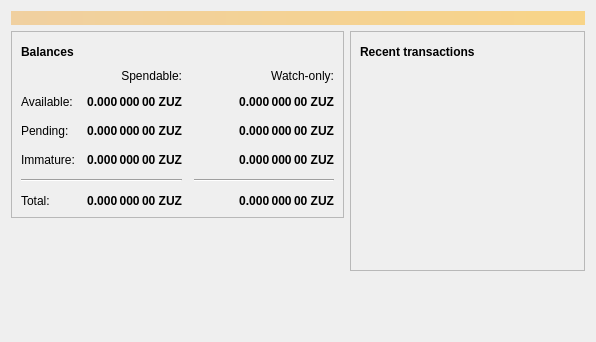
<?xml version="1.0" encoding="UTF-8"?>
<ui version="4.0">
 <class>OverviewPage</class>
 <widget class="QWidget" name="OverviewPage">
  <property name="geometry">
   <rect>
    <x>0</x>
    <y>0</y>
    <width>596</width>
    <height>342</height>
   </rect>
  </property>
  <property name="windowTitle">
   <string>Form</string>
  </property>
  <layout class="QVBoxLayout" name="topLayout">
   <item>
    <widget class="QLabel" name="labelAlerts">
     <property name="visible">
      <bool>false</bool>
     </property>
     <property name="styleSheet">
      <string notr="true">QLabel { background-color: qlineargradient(x1: 0, y1: 0, x2: 1, y2: 0, stop:0 #F0D0A0, stop:1 #F8D488); color:#000000; }</string>
     </property>
     <property name="wordWrap">
      <bool>true</bool>
     </property>
     <property name="margin">
      <number>3</number>
     </property>
     <property name="textInteractionFlags">
      <set>Qt::TextSelectableByMouse</set>
     </property>
    </widget>
   </item>
   <item>
    <layout class="QHBoxLayout" name="horizontalLayout" stretch="1,1">
     <item>
      <layout class="QVBoxLayout" name="verticalLayout_2">
       <item>
        <widget class="QFrame" name="frame">
         <property name="frameShape">
          <enum>QFrame::StyledPanel</enum>
         </property>
         <property name="frameShadow">
          <enum>QFrame::Raised</enum>
         </property>
         <layout class="QVBoxLayout" name="verticalLayout_4">
          <item>
           <layout class="QHBoxLayout" name="horizontalLayout_4">
            <item>
             <widget class="QLabel" name="label_5">
              <property name="font">
               <font>
                <weight>75</weight>
                <bold>true</bold>
               </font>
              </property>
              <property name="text">
               <string>Balances</string>
              </property>
             </widget>
            </item>
            <item>
             <widget class="QPushButton" name="labelWalletStatus">
              <property name="enabled">
               <bool>true</bool>
              </property>
              <property name="maximumSize">
               <size>
                <width>30</width>
                <height>16777215</height>
               </size>
              </property>
              <property name="toolTip">
               <string>The displayed information may be out of date. Your wallet automatically synchronizes with the Zuzcoin network after a connection is established, but this process has not completed yet.</string>
              </property>
              <property name="text">
               <string/>
              </property>
              <property name="icon">
               <iconset resource="../zuzcoin.qrc">
                <normaloff>:/icons/warning</normaloff>
                <disabledoff>:/icons/warning</disabledoff>:/icons/warning</iconset>
              </property>
              <property name="iconSize">
               <size>
                <width>24</width>
                <height>24</height>
               </size>
              </property>
              <property name="flat">
               <bool>true</bool>
              </property>
             </widget>
            </item>
            <item>
             <spacer name="horizontalSpacer_3">
              <property name="orientation">
               <enum>Qt::Horizontal</enum>
              </property>
              <property name="sizeHint" stdset="0">
               <size>
                <width>40</width>
                <height>20</height>
               </size>
              </property>
             </spacer>
            </item>
           </layout>
          </item>
          <item>
           <layout class="QGridLayout" name="gridLayout">
            <property name="spacing">
             <number>12</number>
            </property>
            <item row="2" column="2">
             <widget class="QLabel" name="labelWatchPending">
              <property name="font">
               <font>
                <weight>75</weight>
                <bold>true</bold>
               </font>
              </property>
              <property name="cursor">
               <cursorShape>IBeamCursor</cursorShape>
              </property>
              <property name="toolTip">
               <string>Unconfirmed transactions to watch-only addresses</string>
              </property>
              <property name="text">
               <string notr="true">0.000 000 00 ZUZ</string>
              </property>
              <property name="alignment">
               <set>Qt::AlignRight|Qt::AlignTrailing|Qt::AlignVCenter</set>
              </property>
              <property name="textInteractionFlags">
               <set>Qt::LinksAccessibleByMouse|Qt::TextSelectableByKeyboard|Qt::TextSelectableByMouse</set>
              </property>
             </widget>
            </item>
            <item row="2" column="1">
             <widget class="QLabel" name="labelUnconfirmed">
              <property name="font">
               <font>
                <weight>75</weight>
                <bold>true</bold>
               </font>
              </property>
              <property name="cursor">
               <cursorShape>IBeamCursor</cursorShape>
              </property>
              <property name="toolTip">
               <string>Total of transactions that have yet to be confirmed, and do not yet count toward the spendable balance</string>
              </property>
              <property name="text">
               <string notr="true">0.000 000 00 ZUZ</string>
              </property>
              <property name="alignment">
               <set>Qt::AlignRight|Qt::AlignTrailing|Qt::AlignVCenter</set>
              </property>
              <property name="textInteractionFlags">
               <set>Qt::LinksAccessibleByMouse|Qt::TextSelectableByKeyboard|Qt::TextSelectableByMouse</set>
              </property>
             </widget>
            </item>
            <item row="3" column="2">
             <widget class="QLabel" name="labelWatchImmature">
              <property name="font">
               <font>
                <weight>75</weight>
                <bold>true</bold>
               </font>
              </property>
              <property name="cursor">
               <cursorShape>IBeamCursor</cursorShape>
              </property>
              <property name="toolTip">
               <string>Mined balance in watch-only addresses that has not yet matured</string>
              </property>
              <property name="text">
               <string notr="true">0.000 000 00 ZUZ</string>
              </property>
              <property name="alignment">
               <set>Qt::AlignRight|Qt::AlignTrailing|Qt::AlignVCenter</set>
              </property>
              <property name="textInteractionFlags">
               <set>Qt::LinksAccessibleByMouse|Qt::TextSelectableByKeyboard|Qt::TextSelectableByMouse</set>
              </property>
             </widget>
            </item>
            <item row="4" column="0" colspan="2">
             <widget class="Line" name="line">
              <property name="orientation">
               <enum>Qt::Horizontal</enum>
              </property>
             </widget>
            </item>
            <item row="4" column="2">
             <widget class="Line" name="lineWatchBalance">
              <property name="sizePolicy">
               <sizepolicy hsizetype="Preferred" vsizetype="Fixed">
                <horstretch>0</horstretch>
                <verstretch>0</verstretch>
               </sizepolicy>
              </property>
              <property name="minimumSize">
               <size>
                <width>140</width>
                <height>0</height>
               </size>
              </property>
              <property name="orientation">
               <enum>Qt::Horizontal</enum>
              </property>
             </widget>
            </item>
            <item row="5" column="0">
             <widget class="QLabel" name="labelTotalText">
              <property name="text">
               <string>Total:</string>
              </property>
             </widget>
            </item>
            <item row="3" column="1">
             <widget class="QLabel" name="labelImmature">
              <property name="font">
               <font>
                <weight>75</weight>
                <bold>true</bold>
               </font>
              </property>
              <property name="cursor">
               <cursorShape>IBeamCursor</cursorShape>
              </property>
              <property name="toolTip">
               <string>Mined balance that has not yet matured</string>
              </property>
              <property name="text">
               <string notr="true">0.000 000 00 ZUZ</string>
              </property>
              <property name="alignment">
               <set>Qt::AlignRight|Qt::AlignTrailing|Qt::AlignVCenter</set>
              </property>
              <property name="textInteractionFlags">
               <set>Qt::LinksAccessibleByMouse|Qt::TextSelectableByKeyboard|Qt::TextSelectableByMouse</set>
              </property>
             </widget>
            </item>
            <item row="2" column="3">
             <spacer name="horizontalSpacer_2">
              <property name="orientation">
               <enum>Qt::Horizontal</enum>
              </property>
              <property name="sizeHint" stdset="0">
               <size>
                <width>40</width>
                <height>20</height>
               </size>
              </property>
             </spacer>
            </item>
            <item row="3" column="0">
             <widget class="QLabel" name="labelImmatureText">
              <property name="text">
               <string>Immature:</string>
              </property>
             </widget>
            </item>
            <item row="5" column="1">
             <widget class="QLabel" name="labelTotal">
              <property name="font">
               <font>
                <weight>75</weight>
                <bold>true</bold>
               </font>
              </property>
              <property name="cursor">
               <cursorShape>IBeamCursor</cursorShape>
              </property>
              <property name="toolTip">
               <string>Your current total balance</string>
              </property>
              <property name="text">
               <string notr="true">0.000 000 00 ZUZ</string>
              </property>
              <property name="alignment">
               <set>Qt::AlignRight|Qt::AlignTrailing|Qt::AlignVCenter</set>
              </property>
              <property name="textInteractionFlags">
               <set>Qt::LinksAccessibleByMouse|Qt::TextSelectableByKeyboard|Qt::TextSelectableByMouse</set>
              </property>
             </widget>
            </item>
            <item row="5" column="2">
             <widget class="QLabel" name="labelWatchTotal">
              <property name="font">
               <font>
                <weight>75</weight>
                <bold>true</bold>
               </font>
              </property>
              <property name="cursor">
               <cursorShape>IBeamCursor</cursorShape>
              </property>
              <property name="toolTip">
               <string>Current total balance in watch-only addresses</string>
              </property>
              <property name="text">
               <string notr="true">0.000 000 00 ZUZ</string>
              </property>
              <property name="alignment">
               <set>Qt::AlignRight|Qt::AlignTrailing|Qt::AlignVCenter</set>
              </property>
              <property name="textInteractionFlags">
               <set>Qt::LinksAccessibleByMouse|Qt::TextSelectableByKeyboard|Qt::TextSelectableByMouse</set>
              </property>
             </widget>
            </item>
            <item row="0" column="2">
             <widget class="QLabel" name="labelWatchonly">
              <property name="text">
               <string>Watch-only:</string>
              </property>
              <property name="alignment">
               <set>Qt::AlignRight|Qt::AlignTrailing|Qt::AlignVCenter</set>
              </property>
             </widget>
            </item>
            <item row="1" column="0">
             <widget class="QLabel" name="labelBalanceText">
              <property name="text">
               <string>Available:</string>
              </property>
             </widget>
            </item>
            <item row="1" column="1">
             <widget class="QLabel" name="labelBalance">
              <property name="font">
               <font>
                <weight>75</weight>
                <bold>true</bold>
               </font>
              </property>
              <property name="cursor">
               <cursorShape>IBeamCursor</cursorShape>
              </property>
              <property name="toolTip">
               <string>Your current spendable balance</string>
              </property>
              <property name="text">
               <string notr="true">0.000 000 00 ZUZ</string>
              </property>
              <property name="alignment">
               <set>Qt::AlignRight|Qt::AlignTrailing|Qt::AlignVCenter</set>
              </property>
              <property name="textInteractionFlags">
               <set>Qt::LinksAccessibleByMouse|Qt::TextSelectableByKeyboard|Qt::TextSelectableByMouse</set>
              </property>
             </widget>
            </item>
            <item row="1" column="2">
             <widget class="QLabel" name="labelWatchAvailable">
              <property name="font">
               <font>
                <weight>75</weight>
                <bold>true</bold>
               </font>
              </property>
              <property name="cursor">
               <cursorShape>IBeamCursor</cursorShape>
              </property>
              <property name="toolTip">
               <string>Your current balance in watch-only addresses</string>
              </property>
              <property name="text">
               <string notr="true">0.000 000 00 ZUZ</string>
              </property>
              <property name="alignment">
               <set>Qt::AlignRight|Qt::AlignTrailing|Qt::AlignVCenter</set>
              </property>
              <property name="textInteractionFlags">
               <set>Qt::LinksAccessibleByMouse|Qt::TextSelectableByKeyboard|Qt::TextSelectableByMouse</set>
              </property>
             </widget>
            </item>
            <item row="2" column="0">
             <widget class="QLabel" name="labelPendingText">
              <property name="text">
               <string>Pending:</string>
              </property>
             </widget>
            </item>
            <item row="0" column="1">
             <widget class="QLabel" name="labelSpendable">
              <property name="text">
               <string>Spendable:</string>
              </property>
              <property name="alignment">
               <set>Qt::AlignRight|Qt::AlignTrailing|Qt::AlignVCenter</set>
              </property>
             </widget>
            </item>
           </layout>
          </item>
         </layout>
        </widget>
       </item>
       <item>
        <spacer name="verticalSpacer">
         <property name="orientation">
          <enum>Qt::Vertical</enum>
         </property>
         <property name="sizeHint" stdset="0">
          <size>
           <width>20</width>
           <height>40</height>
          </size>
         </property>
        </spacer>
       </item>
      </layout>
     </item>
     <item>
      <layout class="QVBoxLayout" name="verticalLayout_3">
       <item>
        <widget class="QFrame" name="frame_2">
         <property name="frameShape">
          <enum>QFrame::StyledPanel</enum>
         </property>
         <property name="frameShadow">
          <enum>QFrame::Raised</enum>
         </property>
         <layout class="QVBoxLayout" name="verticalLayout">
          <item>
           <layout class="QHBoxLayout" name="horizontalLayout_2">
            <item>
             <widget class="QLabel" name="label_4">
              <property name="font">
               <font>
                <weight>75</weight>
                <bold>true</bold>
               </font>
              </property>
              <property name="text">
               <string>Recent transactions</string>
              </property>
             </widget>
            </item>
            <item>
             <widget class="QPushButton" name="labelTransactionsStatus">
              <property name="enabled">
               <bool>true</bool>
              </property>
              <property name="maximumSize">
               <size>
                <width>30</width>
                <height>16777215</height>
               </size>
              </property>
              <property name="toolTip">
               <string>The displayed information may be out of date. Your wallet automatically synchronizes with the Zuzcoin network after a connection is established, but this process has not completed yet.</string>
              </property>
              <property name="text">
               <string/>
              </property>
              <property name="icon">
               <iconset resource="../zuzcoin.qrc">
                <normaloff>:/icons/warning</normaloff>
                <disabledoff>:/icons/warning</disabledoff>:/icons/warning</iconset>
              </property>
              <property name="iconSize">
               <size>
                <width>24</width>
                <height>24</height>
               </size>
              </property>
              <property name="flat">
               <bool>true</bool>
              </property>
             </widget>
            </item>
            <item>
             <spacer name="horizontalSpacer">
              <property name="orientation">
               <enum>Qt::Horizontal</enum>
              </property>
              <property name="sizeHint" stdset="0">
               <size>
                <width>40</width>
                <height>20</height>
               </size>
              </property>
             </spacer>
            </item>
           </layout>
          </item>
          <item>
           <widget class="QListView" name="listTransactions">
            <property name="styleSheet">
             <string notr="true">QListView { background: transparent; }</string>
            </property>
            <property name="frameShape">
             <enum>QFrame::NoFrame</enum>
            </property>
            <property name="verticalScrollBarPolicy">
             <enum>Qt::ScrollBarAlwaysOff</enum>
            </property>
            <property name="horizontalScrollBarPolicy">
             <enum>Qt::ScrollBarAlwaysOff</enum>
            </property>
            <property name="selectionMode">
             <enum>QAbstractItemView::NoSelection</enum>
            </property>
           </widget>
          </item>
         </layout>
        </widget>
       </item>
       <item>
        <spacer name="verticalSpacer_2">
         <property name="orientation">
          <enum>Qt::Vertical</enum>
         </property>
         <property name="sizeHint" stdset="0">
          <size>
           <width>20</width>
           <height>40</height>
          </size>
         </property>
        </spacer>
       </item>
      </layout>
     </item>
    </layout>
   </item>
  </layout>
 </widget>
 <resources/>
 <connections/>
</ui>
